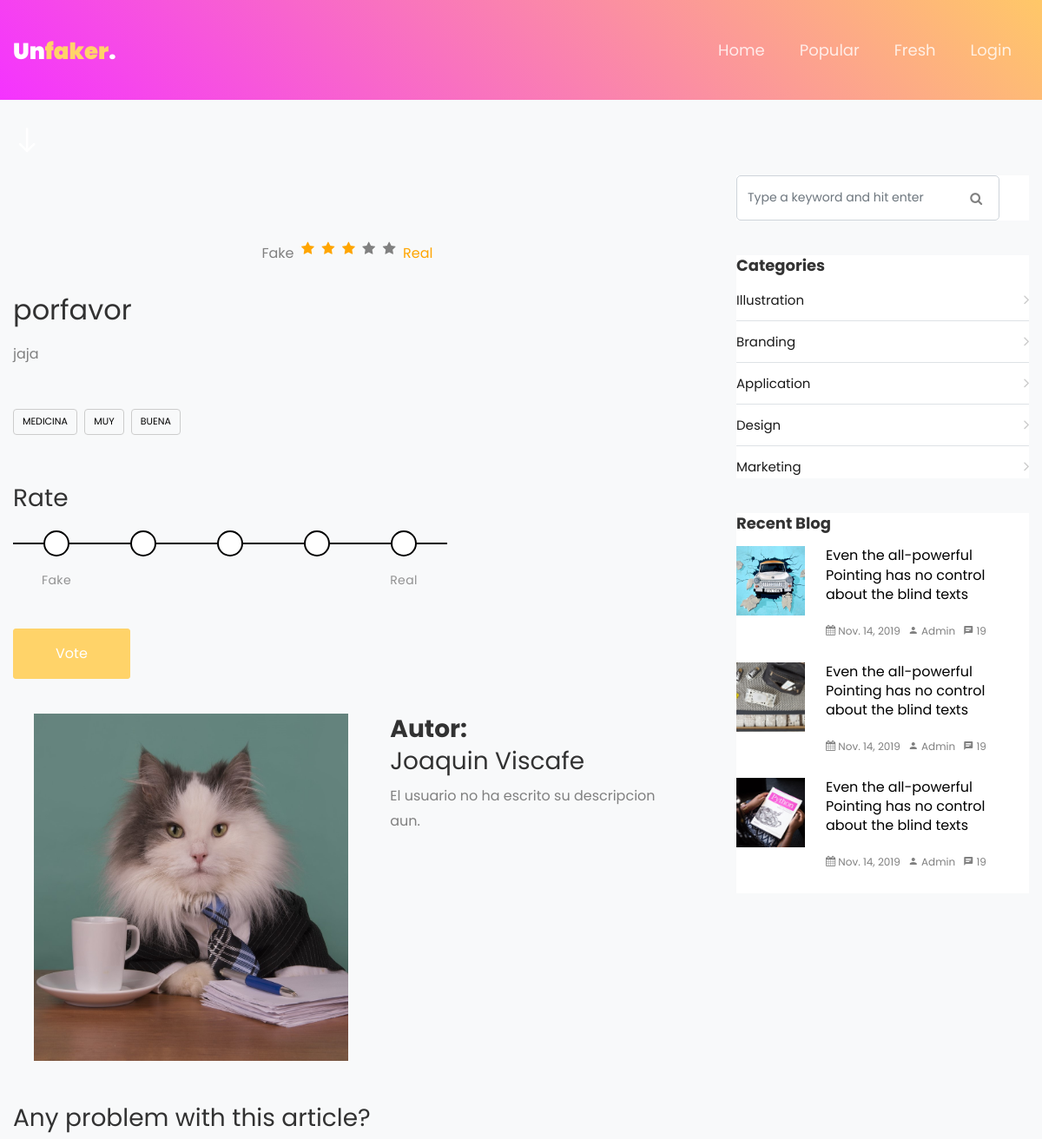
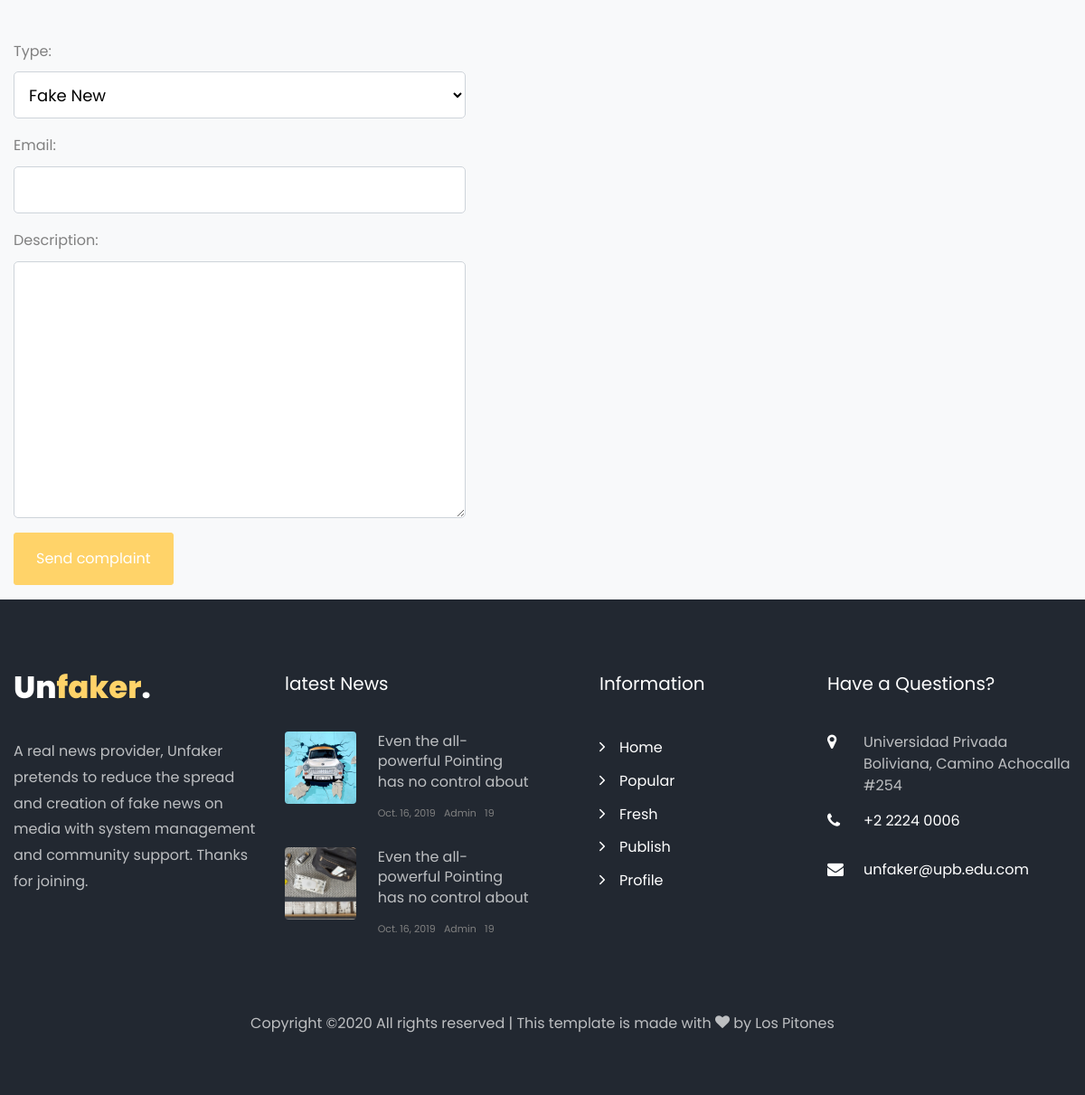
/new/19, run on the app's committed database (2 pictures, top to bottom).
### main/models.py (models this page shows, shortened)
class Noticia(models.Model):
    titulo = models.TextField()
    descripcion = models.TextField()
    fuente = models.CharField(max_length=100)
    puntaje = models.IntegerField()
    creador = models.ForeignKey(Usuario, on_delete=models.CASCADE)
    fecha = models.DateTimeField(auto_now_add=True)
    paises = (('Argentina', 'Argentina'), ('Bolivia', 'Bolivia'), ('Brasil', 'Brasil'),
              ('Chile', 'Chile'), ('Colombia', 'Colombia'), ('Ecuador', 'Ecuador'),
              ('Paraguay', 'Paraguay'), ('Perú', 'Perú'), ('Uruguay', 'Uruguay'),
              ('Venezuela', 'Venezuela'), ('Internacional', 'Internacional'))
    pais = models.CharField(choices=paises, default='Internacional',max_length=20)
    imagen = models.CharField(max_length=100, default='default')
    categorias = models.ManyToManyField(Categoria)
    def parrafos(self):
        return self.descripcion.split("\n")

class Categoria(models.Model):
    nombre = models.CharField(max_length=30)

class Usuario(AbstractUser):
    id = models.AutoField(primary_key = True)
    first_name = models.CharField(max_length=50)
    last_name = models.CharField(max_length=50)
    username = models.CharField(max_length=7, unique=True)
    password = models.CharField(default='', max_length=20)
    email = models.CharField(max_length=30, default='')
    fecha_nacimiento = models.DateField(null=True)
    nacionalidades=  (('Argentina', 'Argentina'), ('Bolivia', 'Bolivia'), ('Brasil', 'Brasil'),
              ('Chile', 'Chile'), ('Colombia', 'Colombia'), ('Ecuador', 'Ecuador'),
              ('Paraguay', 'Paraguay'), ('Perú', 'Perú'), ('Uruguay', 'Uruguay'),
              ('Venezuela', 'Venezuela'))
    nacionalidad=models.CharField( max_length=20, default='Bolivia')
    puntaje = models.IntegerField(null=True)
    generos=( ('M', 'Masculino'), ('F', 'Femenino'))
    genero = models.CharField(choices=generos, default='FN', max_length=10)
    descripcion = models.CharField(max_length=140, default='El usuario no ha escrito su descripcion aun.')
    last_login = models.DateTimeField(null=True)
    is_staff = models.BooleanField(null=True)
    is_active = models.BooleanField(default=True)
    is_superuser = models.BooleanField(null=True)
    date_joined = models.DateTimeField(null=True)
    def __str__(self):
        return f"{self.first_name} {self.last_name}"

### main/views.py (the view)
# urls.py: path('new/<int:id>', new_view, name='new'),
def new_view(request, id):
    form = DenunciaForm(request.POST or None)
    noticia = Noticia.objects.get(id=id)
    if form.is_valid():
        form.save(noticia)
    context = {
        'noticia': noticia
    }
    return render(request, "noticia.html", context)

### templates/noticia.html (shortened to what this page needs)
{% extends 'base.html' %}
{% block content %}
<section class="bg-light contact-section ">
     <br>
     <br>
    <br>
      <div class="container">
        <div class="row">
          <div class="col-lg-8 ftco-animate">
          	<p class="mb-5">
            </p>
            <div class=" d-flex justify-content-center">
              <span class="">Fake</span> &nbsp&nbsp
              <span class="fa fa-star checked"></span>&nbsp&nbsp
              <span class="fa fa-star checked"></span>&nbsp&nbsp
              <span class="fa fa-star checked"></span>&nbsp&nbsp
              <span class="fa fa-star"></span>&nbsp&nbsp
              <span class="fa fa-star"></span>&nbsp&nbsp
              <span class="checked">Real</span>
            </div>
            <br>
            <h2 class="mb-3">{{noticia.titulo}}</h2>
            <div align="justify">
              {% for parrafo in noticia.parrafos %}
                <p>{{parrafo}}</p>
              {% endfor %}
            </div>
            <div class="tag-widget post-tag-container mb-5 mt-5">
              <div class="tagcloud">
                {% for cat in noticia.categorias.all %}
                <a href="#" class="tag-cloud-link">{{cat.nombre}}</a>
                {% endfor %}
              </div>
            </div>
            <h3>Rate</h3>
            <form method='POST'  action="#" class="bg-light form-group "> {% csrf_token %}
              <div id="form-wrapper">
                <div id="debt-amount-slider">
                  <label for="1" data-debt-amount="Fake"></label>
                  <label for="2" data-debt-amount=""></label>
                  <label for="3" data-debt-amount=""></label>
                  <label for="4" data-debt-amount=""></label>
                  <label for="5" data-debt-amount="Real"></label>
                </div>
              </div>
              <br>
              <br>
              <div class="form-group">
                <input type="submit" value="Vote" class="btn btn-primary py-3 px-5">
              </div>
            </form>
            <div class="about-author d-flex p-4 bg-light">
              <div class="bio mr-5">
                <img src="../static/images/person_1.jpg" alt="Image placeholder" class="img-fluid mb-4" style="width: 400px; height: 400px">
              </div>
              <div class="desc">
                <h3><b>Autor: </b> <br> {{noticia.creador}}</h3>
                <p>{{noticia.creador.descripcion}}</p>
              </div>
            </div>
            <div class="">
              <div class="comment-form-wrap">
                <h3 class="mb-5">Any problem with this article? </h3>
                <form method='POST' action="#" class=" bg-light">{% csrf_token %}
                  <div class="form-group" >
                    <label for="tipo">Type:</label>
                    <select id="tipo" name="tipo" class="form-control">
                      <option value="Fake New">Fake New</option>
                    </select>
                  </div>
                  <div class="form-group">
                    <label for="email">Email:</label>
                    <input type="email" class="form-control" id="email" name="email">
                  </div>
                  <div class="form-group">
                    <label for="descripcion">Description:</label>
                    <textarea name="descripcion" id="descripcion" cols="30" rows="10" class="form-control"></textarea>
                  </div>
                  <div class="form-group">
                    <input type="submit" value="Send complaint" class="btn py-3 px-4 btn-primary">
                  </div>
                </form>
              </div>
            </div>
          </div>
          <div class="col-lg-4 sidebar pl-lg-5 ftco-animate">
            <div class="sidebar-box">
              <form action="#" class="search-form">
                <div class="form-group">
                  <span class="icon icon-search"></span>
                  <input type="text" class="form-control" placeholder="Type a keyword and hit enter">
                </div>
              </form>
            </div>
            <div class="sidebar-box ftco-animate">
              <div class="categories">
                <h3>Categories</h3>
                <li><a href="#">Illustration <span class="ion-ios-arrow-forward"></span></a></li>
                <li><a href="#">Branding <span class="ion-ios-arrow-forward"></span></a></li>
                <li><a href="#">Application <span class="ion-ios-arrow-forward"></span></a></li>
                <li><a href="#">Design <span class="ion-ios-arrow-forward"></span></a></li>
                <li><a href="#">Marketing <span class="ion-ios-arrow-forward"></span></a></li>
              </div>
            </div>
            <div class="sidebar-box ftco-animate">
              <h3>Recent Blog</h3>
              <div class="block-21 mb-4 d-flex">
                <a class="blog-img mr-4" style="background-image: url(../static/images/image_1.jpg);"></a>
                <div class="text">
                  <h3 class="heading"><a href="#">Even the all-powerful Pointing has no control about the blind texts</a></h3>
                  <div class="meta">
                    <div><a href="#"><span class="icon-calendar"></span> Nov. 14, 2019</a></div>
                    <div><a href="#"><span class="icon-person"></span> Admin</a></div>
                    <div><a href="#"><span class="icon-chat"></span> 19</a></div>
                  </div>
                </div>
              </div>
              <div class="block-21 mb-4 d-flex">
                <a class="blog-img mr-4" style="background-image: url(../static/images/image_2.jpg);"></a>
                <div class="text">
                  <h3 class="heading"><a href="#">Even the all-powerful Pointing has no control about the blind texts</a></h3>
                  <div class="meta">
                    <div><a href="#"><span class="icon-calendar"></span> Nov. 14, 2019</a></div>
                    <div><a href="#"><span class="icon-person"></span> Admin</a></div>
                    <div><a href="#"><span class="icon-chat"></span> 19</a></div>
                  </div>
                </div>
              </div>
              <div class="block-21 mb-4 d-flex">
                <a class="blog-img mr-4" style="background-image: url(../static/images/image_3.jpg);"></a>
                <div class="text">
                  <h3 class="heading"><a href="#">Even the all-powerful Pointing has no control about the blind texts</a></h3>
                  <div class="meta">
                    <div><a href="#"><span class="icon-calendar"></span> Nov. 14, 2019</a></div>
                    <div><a href="#"><span class="icon-person"></span> Admin</a></div>
                    <div><a href="#"><span class="icon-chat"></span> 19</a></div>
                  </div>
                </div>
              </div>
            </div>
          </div>
        </div>
      </div>
    </section>
{% endblock %}

### static/css/icomoon.css (style rules this page uses)
[class^="icon-"], [class*=" icon-"] { font-family: 'icomoon' !important; speak: none; font-style: normal; font-weight: normal; font-variant: normal; text-transform: none; line-height: 1; -webkit-font-smoothing: antialiased; -moz-osx-font-smoothing: grayscale; }
.icon-search:before { content: "\f002"; }
.icon-calendar:before { content: "\f073"; }
.icon-chat:before { content: "\e0b7"; }
.icon-person:before { content: "\e7fd"; }

### static/css/noticia.css (style rules this page uses)
#form-wrapper { width: 100%; display: -webkit-box; display: flex; -webkit-box-orient: vertical; -webkit-box-direction: normal; flex-direction: column; -webkit-box-align: center; align-items: center; }
form { width: 90%; max-width: 500px; }
form #debt-amount-slider { display: -webkit-box; display: flex; -webkit-box-orient: horizontal; -webkit-box-direction: normal; flex-direction: row; align-content: stretch; position: relative; width: 100%; height: 50px; -webkit-user-select: none; -moz-user-select: none; -ms-user-select: none; user-select: none; }
form #debt-amount-slider:before { content: " "; position: absolute; height: 2px; width: 100%; top: 50%; -webkit-transform: translateY(-50%); transform: translateY(-50%); background: #000; }
form #debt-amount-slider input, form #debt-amount-slider label { box-sizing: border-box; -webkit-box-flex: 1; flex: 1; -webkit-user-select: none; -moz-user-select: none; -ms-user-select: none; user-select: none; cursor: pointer; }
form #debt-amount-slider label { position: absolute; width: 20%; height: 100%; -webkit-user-select: none; -moz-user-select: none; -ms-user-select: none; user-select: none; }
form #debt-amount-slider label:nth-child(2) { left: 0%; }
form #debt-amount-slider label:nth-child(4) { left: 20%; }
form #debt-amount-slider label:nth-child(6) { left: 40%; }
form #debt-amount-slider label:nth-child(8) { left: 60%; }
form #debt-amount-slider label:nth-child(10) { left: 80%; }
form #debt-amount-slider label:before { content: attr(data-debt-amount); position: absolute; left: 50%; padding-top: 10px; -webkit-transform: translate(-50%, 45px); transform: translate(-50%, 45px); font-size: 14px; letter-spacing: 0.4px; font-weight: 400; white-space: nowrap; opacity: 0.85; -webkit-transition: all 0.15s ease-in-out; transition: all 0.15s ease-in-out; }
form #debt-amount-slider label:after { content: " "; position: absolute; left: 50%; top: 50%; -webkit-transform: translate(-50%, -50%); transform: translate(-50%, -50%); width: 30px; height: 30px; border: 2px solid #000; background: #fff; border-radius: 50%; pointer-events: none; -webkit-user-select: none; -moz-user-select: none; -ms-user-select: none; user-select: none; z-index: 1; cursor: pointer; -webkit-transition: all 0.15s ease-in-out; transition: all 0.15s ease-in-out; }
.checked { color: orange; }

### data on the page
Noticia: titulo "porfavor", parrafos "jaja", creador "Joaquin Viscafe", creador.descripcion "El usuario no ha escrito su descripcion aun."
Categoria: nombre "MEDICINA"
Categoria: nombre "MUY"
Categoria: nombre "BUENA"
